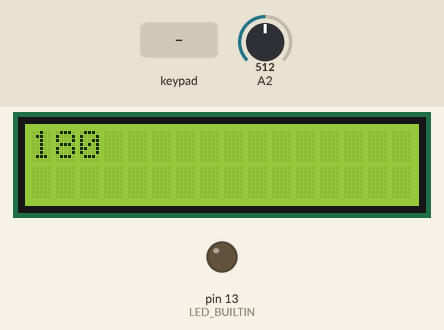
Simulated run of this sketch. Board: Arduino Uno, built with avr-gcc and run on an emulated ATmega328P. On the bench: 16×2 character LCD, output pins drawn as LEDs (lit = HIGH). The test bench sets the inputs (shaded band); at power-on: A2 = 512. What the sketch prints to the serial monitor is not drawn.

Above: at 1.2 s.
1.3 s: key '*' pressed
At 2.5 s:
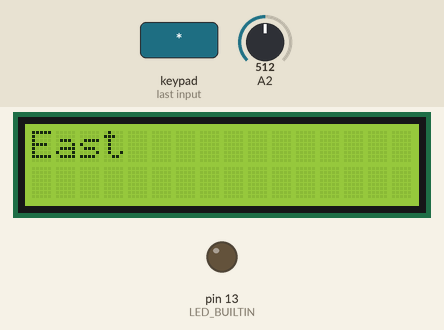
2.8 s: A2 set to 716
At 3.4 s:
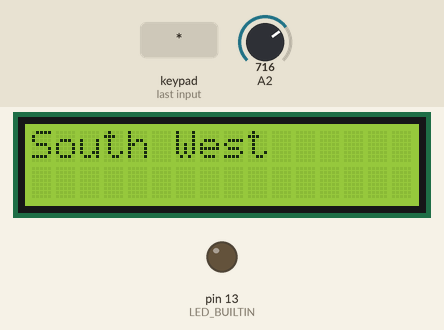
4.3 s: A2 set to 900
At 5.4 s:
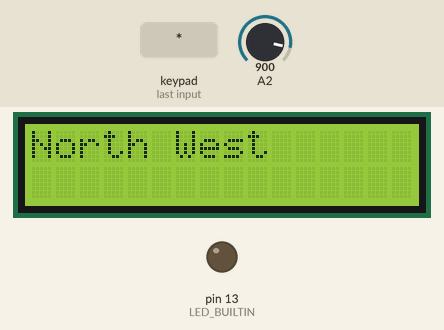
5.8 s: A2 set to 1023
At 6.5 s:
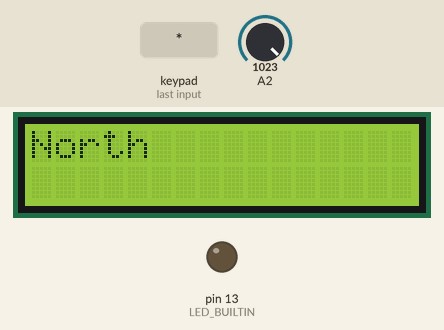
7.3 s: A2 set to 306
At 8.2 s:
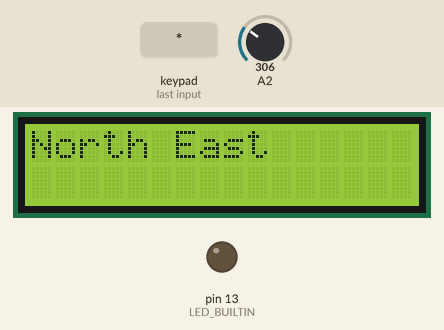
8.8 s: keypad keys 2 3 4 5 * pressed 0.4 s apart
At 11.8 s:
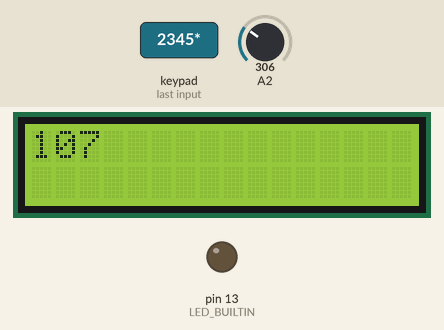
Timing chart, 0 to 13.3 s (numbered marks = the images above; inputs shaded):
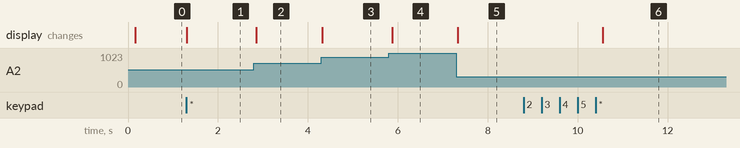

The sketch:

task3.ino
```cpp
#include <LiquidCrystal.h>
#include <Keypad.h>


// initialize the library by associating any needed LCD interface pin
// with the arduino pin number it is connected to
const int rs = 37, en = 36, d4 = 35, d5 = 34, d6 = 33, d7 = 32;
LiquidCrystal lcd(rs, en, d4, d5, d6, d7);

int buttonPin = 10; // Pin connected to the button
volatile bool printVoltage = true;

const byte ROWS = 4;
const byte COLS = 4;

char hexaKeys[ROWS][COLS] = {
  {'1', '2', '3', 'A'},
  {'4', '5', '6', 'B'},
  {'7', '8', '9', 'C'},
  {'*', '0', '#', 'D'}
};

byte pin_rows[ROWS] = {2, 3, 4, 5}; //connect to the row pinouts of the keypad
byte pin_column[COLS] = {6, 7, 8, 9}; //connect to the column pinouts of the keypad

Keypad customKeypad = Keypad(makeKeymap(hexaKeys), pin_rows, pin_column, ROWS, COLS);

void buttonISR () {
  printVoltage = !printVoltage;
}

void setup() {
 // set up the LCD's number of columns and rows:
  lcd.begin(16, 2);

  Serial.begin(9600);
  pinMode(LED_BUILTIN, OUTPUT);
  pinMode(6, INPUT);
  pinMode(A2, INPUT);
  pinMode(buttonPin, INPUT);
  pinMode(13, OUTPUT);

  attachInterrupt(digitalPinToInterrupt(buttonPin), buttonISR, RISING);
}

void loop() {
  // put your main code here, to run repeatedly:
  delay(100);
   lcd.clear();
  float pin = analogRead(A2);
  float voltage = (5*(pin/1023));

  char key = customKeypad.getKey();

  if (key){
    Serial.print(key);
    if (key == '*')
      printVoltage = !printVoltage;
  }

  lcd.setCursor(0, 0);

  if (printVoltage) {
    int degrees = voltage * 360/5;
    lcd.print(degrees);
  }
  else
  {
    if ((voltage <= 1.4)){
      lcd.print("North");
    }
    else if ((voltage <= 2.00) && (voltage > 1.4)){
      lcd.print("North East");
    }
    else if ((voltage > 2.0) && (voltage <= 2.8)){
        lcd.print("East");
      }
    else if ((voltage > 2.8) && (voltage <= 3)){
      lcd.print("South East");
    }
    else if ((voltage > 3.0) && (voltage <= 3.2)){
      lcd.print("South");
    }
    else if ((voltage > 3.2) && (voltage <= 3.9)){
      lcd.print("South West");
    }
    else if ((voltage > 3.9) && (voltage <= 4.3)){
      lcd.print("West");
    }
      else if ((voltage > 4.3) && (voltage < 4.8)){
          lcd.print("North West");
        }
    else {
      lcd.print("North");
    }
  }
}
```

Measured:
- after the input at 1.3 s, the display: changes at once (image 1)
- after the input at 2.8 s, the display: changes after 0.06 s (image 2)
- after the input at 4.3 s, the display: changes at once (image 3)
- after the input at 5.8 s, the display: changes after 0.08 s (image 4)
- after the input at 7.3 s, the display: changes at once (image 5)
- after the input at 8.8 s, the display: changes after 1.8 s (image 6)
